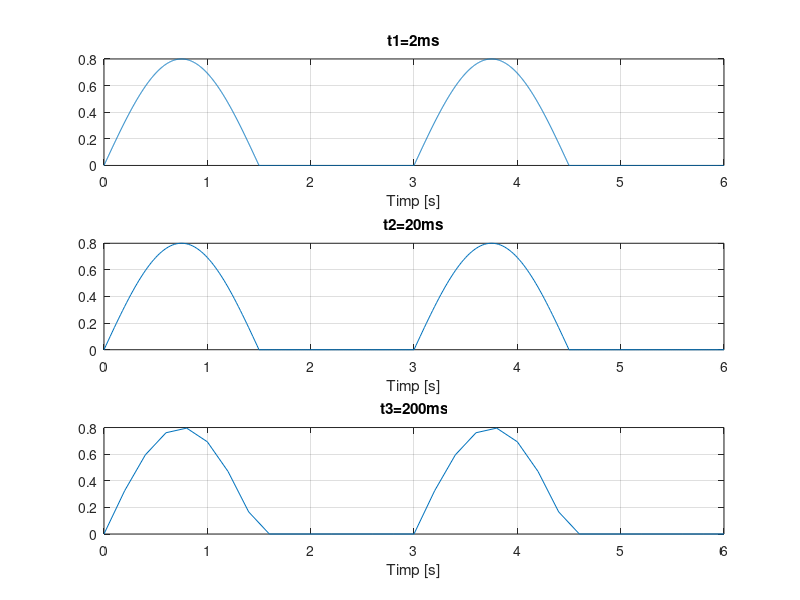

This figure's MATLAB source:
% Se va genera un semnal cu rezolutie temporara de 2ms, 20ms
% 200ms pentru un semnal continuu de tipul: 
% Semnal sinusoidal redresat mono alternan??
% -Perioada semnalului sinusoidal ini?ial (neredresat) 3 s.
% -Amplitudine: 0.8. 

t=3;
F=1/3;
t1=0:0.002:6;
t2=0:0.02:6;
t3=0:0.2:6;

x1=0.8*sin(2*pi*F*t1);
x2=0.8*sin(2*pi*F*t2);
x3=0.8*sin(2*pi*F*t3);

q=0;

for r=0:0.002:6
    q=q+1;
    if(x1(q)<0)
        x1(q)=0;
    end
end

q=0;
for r=0:0.02:6
    q=q+1;
    if(x2(q)<0)
        x2(q)=0;
    end
end

q=0;
for r=0:0.2:6
    q=q+1;
    if(x3(q)<0)
        x3(q)=0;
    end
end

subplot(3,1,1),plot(t1,x1),grid,title('t1=2ms'),xlabel('Timp [s]')
subplot(3,1,2),plot(t2,x2),grid,title('t2=20ms'),xlabel('Timp [s]')
subplot(3,1,3),plot(t3,x3),grid,title('t3=200ms'),xlabel('Timp [s]')

